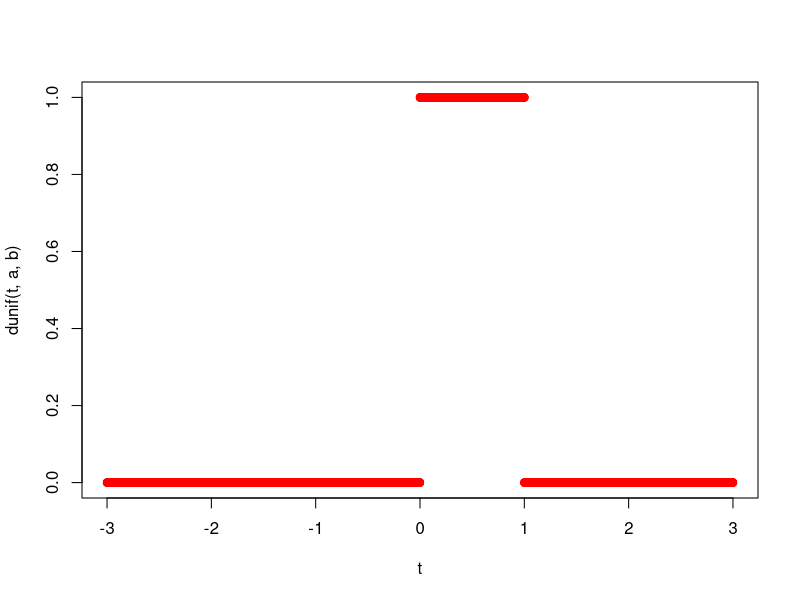
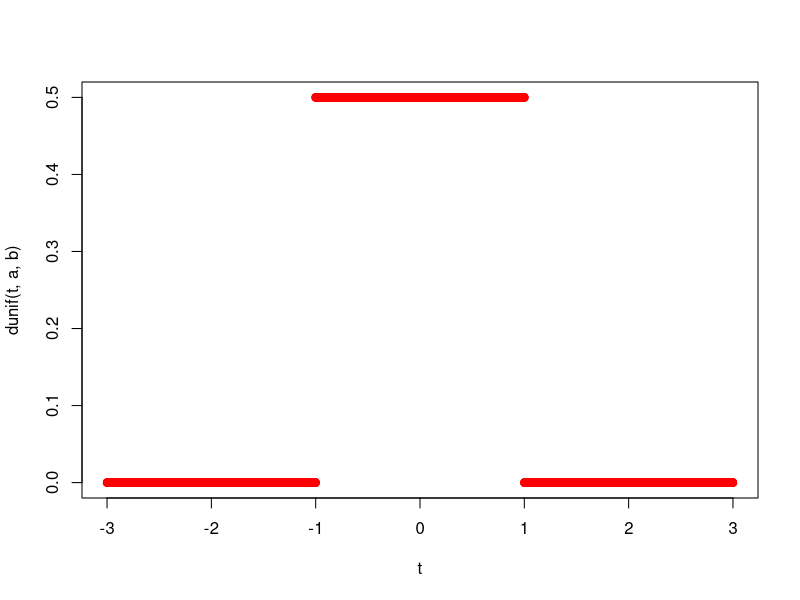
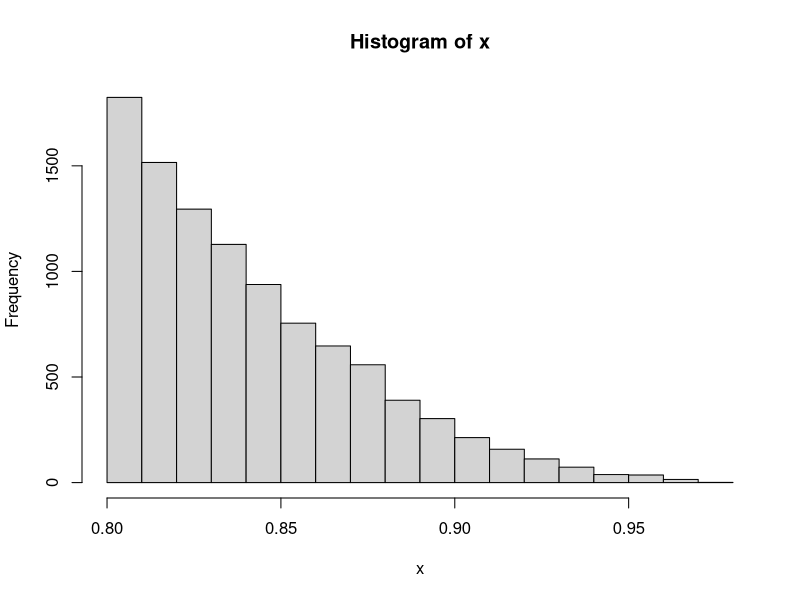
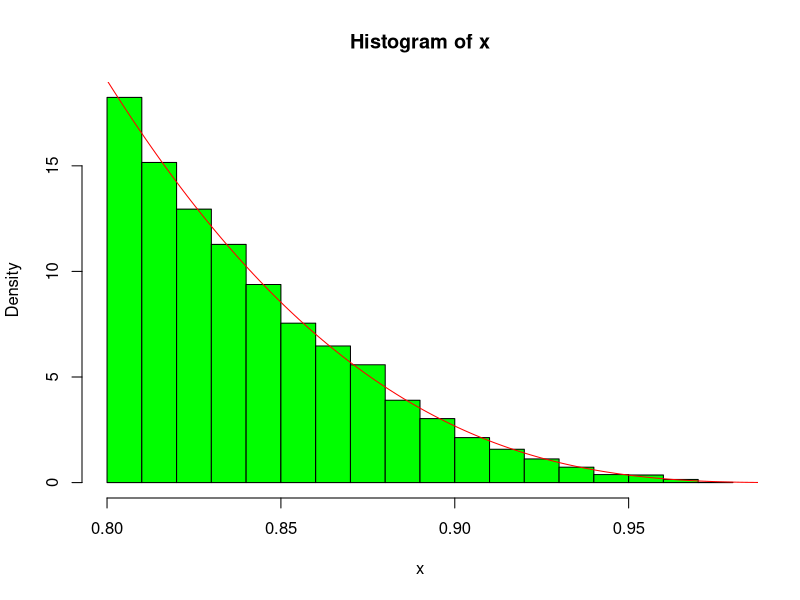

Source code (R) for these figures, in order:
#Lucru cu metoda respingerii
#Repartitia uniforma
#Reamintim repartitia uniforma pe (a,b)
#f(x)=1/(b-a), x in intervalul (a,b)
a <- 0
b <- 1
t <- seq(-3,3,0.001)
plot(t,dunif(t,a,b),col="red")
a <- -1
b <- 1
plot(t,dunif(t,a,b),col="red")

#Aplicam metoda respingerii pentru exemplul din Lab6-312
#Scrieti o functie care genereaza o valoare din repartitia de mai sus
f_respingere <-function()
{
  #folosim variabila booleana ok ca "variabila semafor" pentru iesirea din bucla
  ok <- F
  #k este contorul pentru nr de iteratii necesare pentru generarea lui x
  k <- 0
  while(ok==F)
  {
    y <- runif(1,0.8,1)
    u <- runif(1)
    if(u<=125*y*(1-y)^3) {
      x <- y
      ok <- T
    }
    k <- k+1
  }
  
  return(c(x,k))
}
f_respingere()

#Sa scrie o functie care genereaza n valori din repartitia de mai sus

f_respingere_n <- function(n)
{ 
  x <- c()
  k <- c()
  for(i in 1:n) {
                 a <- f_respingere()
                 x <- c(x,a[1])
                 k <- c(k,a[2])
                 }
  #vom concatena cu functia rbind()
  return(rbind(x,k))
}
m <- f_respingere_n(10^4)
m[,1:5]
x <- m[1,]
k <- m[2,]
medie_incercari <- sum(k)/10^4
hist(x)

#Sa se scrie o functie care se comporta ca densitatea de mai sus
f1 <- function(x)
{
  10^6/336*x*(1-x)^3
}
t <- seq(0.8,1,0.001)
hist(x,freq=F,col="green")
lines(t,f1(t),col="red")


#TEMA: Rescrieti functia de mai sus astfel incat sa nu se mai bazeze pe apelul 
#functiei f_respingere

